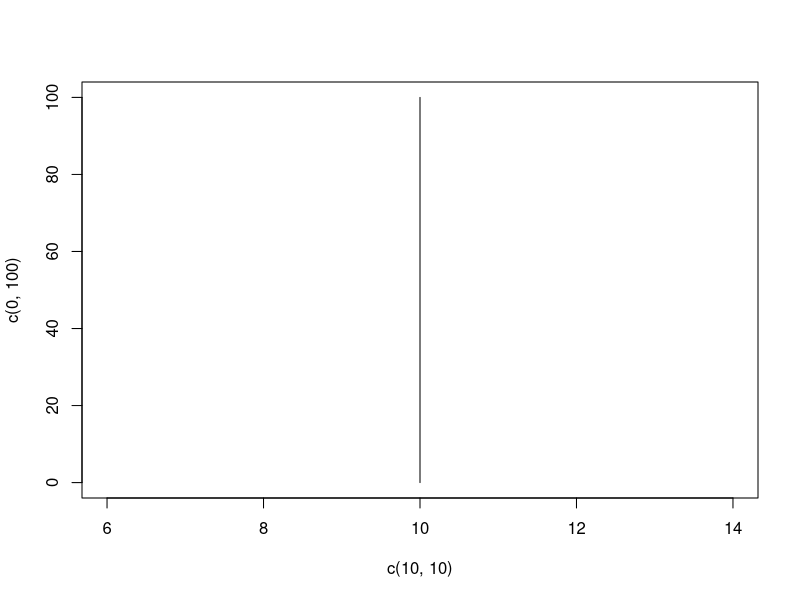

Reproduce this figure in R. (Note: this script raises an error after producing the figure.)
##Generate the graph of confidence intervals
plot(c(10,10),c(0,100),type='l')
for(i in 1:100){
  if (int[i,1]<=10 & int[i,2]>=10) color='blue' else color='red'
  segments(int[i,1],i,int[i,2],i,col=color)}

x<-matrix(rnorm(100*4,mean=10),ncol=4)
Ux<-apply(x,1,mean)+1
Lx<-apply(x,1,mean)-1
int<-cbind(Lx,Ux)

f<-function(A){su<-0; m=dim(A)[1]; n=dim(A)[2]; i=1;
  while(i<=m){
    for(j in 1:n){su<-su+sum(A[i,j:n]);i=i+1}
  }   
print(su)
}